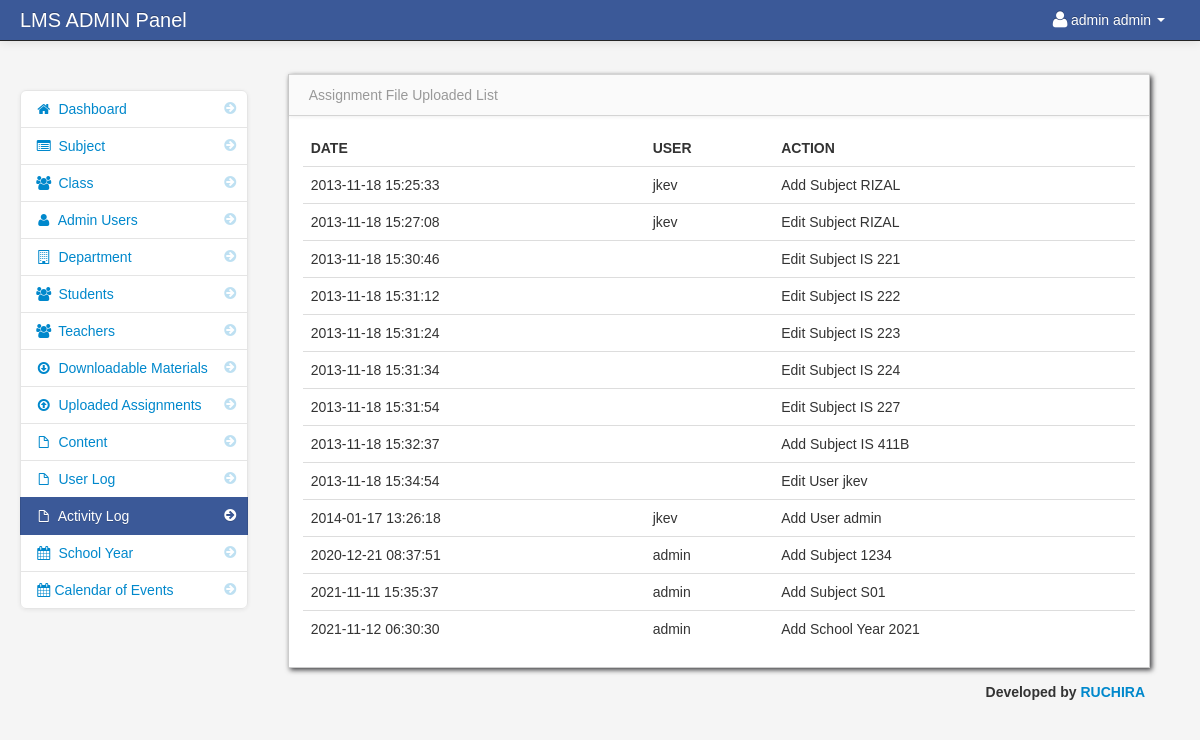
The app's page /admin/activity_log.php (signed in) with its own data.
### tables this page shows
CREATE TABLE `users` (
  `user_id` int(11) NOT NULL,
  `username` varchar(100) NOT NULL,
  `password` varchar(100) NOT NULL,
  `firstname` varchar(100) NOT NULL,
  `lastname` varchar(100) NOT NULL
);

CREATE TABLE `activity_log` (
  `activity_log_id` int(11) NOT NULL,
  `username` varchar(100) NOT NULL,
  `date` varchar(100) NOT NULL,
  `action` varchar(100) NOT NULL
);

### admin/session.php (called while the page is built, shortened)
<?php
$session_id=$_SESSION['id'];
?>

### admin/activity_log.php (the view)
<?php include('header.php'); ?>
<?php include('session.php'); ?>
    <body>
		<?php include('navbar.php'); ?>
        <div class="container-fluid">
            <div class="row-fluid">
				<?php include('activity_log_sidebar.php'); ?>
                <div class="span9" id="content">
                     <div class="row-fluid">
                        <div id="block_bg" class="block">
                            <div class="navbar navbar-inner block-header">
                                <div class="muted pull-left">Assignment File Uploaded List</div>
                            </div>
                            <div class="block-content collapse in">
                                <div class="span12">
  									<table cellpadding="0" cellspacing="0" border="0" class="table" id="example">
										<thead>
										        <tr>
												<th>Date</th>
												<th>User</th>
												<th>Action</th>
												</tr>
										</thead>
										<tbody>
                              		<?php
										$query = mysqli_query($conn,"select * from  activity_log")or die(mysqli_error());
										while($row = mysqli_fetch_array($query)){
									?>
										<tr>
                                         <td><?php  echo $row['date']; ?></td>
                                         <td><?php echo $row['username']; ?></td>
                                         <td><?php echo $row['action']; ?></td>
                                </tr>
						 <?php } ?>
										</tbody>
									</table>
                                </div>
                            </div>
                        </div>
                    </div>
                </div>
            </div>
		<?php include('footer.php'); ?>
        </div>
		<?php include('script.php'); ?>
    </body>
</html>

### admin/navbar.php (shortened to what this page needs)
<div class="navbar navbar-fixed-top navbar-inverse">
          <div class="navbar-inner">
              <div class="container-fluid">
                  <span class="brand" href="#"> LMS ADMIN Panel</span>
                  <div class="nav-collapse collapse">
                      <ul class="nav pull-right">
				<?php $query= mysqli_query($conn,"select * from users where user_id = '$session_id'")or die(mysqli_error());
						$row = mysqli_fetch_array($query);
				?>
                          <li class="dropdown">
                              <a href="#" role="button" class="dropdown-toggle" data-toggle="dropdown"> <i class="icon-user icon-large"></i><?php echo $row['firstname']." ".$row['lastname'];  ?> <i class="caret"></i>
                              </a>
                          </li>
                      </ul>
                  </div>
              </div>
          </div>
      </div>

### admin/assets/styles.css (style rules this page uses)
body { padding-top: 60px; padding-bottom: 40px; background-color: #f5f5f5; }
#content { margin-left:0px; }
.block { background: url("../images/pixel-60fff.png") repeat scroll 0 0 rgba(0, 0, 0, 0) !important; border: 1px solid #ccc; background: white; margin: 1em 0em; border-top: none; -webkit-box-shadow: 2px 2px 5px rgba(0, 0, 6, 0.75); -moz-box-shadow: 2px 2px 5px rgba(0, 0, 6, 0.75); box-shadow: 2px 2px 5px rgba(0, 0, 6, 0.75); }
.block-content { margin: 1em; min-height: .25em; }
.block-header { margin-bottom: 0px; border-right: none; border-left: none; -webkit-border-radius: 0px; -moz-border-radius: 0px; border-radius: 0px; }
.block-header div { padding-top: 10px; }

### records on screen
users: firstname "admin", lastname "admin"
activity_log: date "2013-11-18 15:25:33", username "jkev", action "Add Subject RIZAL"
activity_log: date "2013-11-18 15:27:08", username "jkev", action "Edit Subject RIZAL"
activity_log: date "2013-11-18 15:30:46", action "Edit Subject IS 221"
activity_log: date "2013-11-18 15:31:12", action "Edit Subject IS 222"
activity_log: date "2013-11-18 15:31:24", action "Edit Subject IS 223"
activity_log: date "2013-11-18 15:31:34", action "Edit Subject IS 224"
activity_log: date "2013-11-18 15:31:54", action "Edit Subject IS 227"
activity_log: date "2013-11-18 15:32:37", action "Add Subject IS 411B"
activity_log: date "2013-11-18 15:34:54", action "Edit User jkev"
activity_log: date "2014-01-17 13:26:18", username "jkev", action "Add User admin"
activity_log: date "2020-12-21 08:37:51", username "admin", action "Add Subject 1234"
activity_log: date "2021-11-11 15:35:37", username "admin", action "Add Subject S01"
activity_log: date "2021-11-12 06:30:30", username "admin", action "Add School Year 2021"
